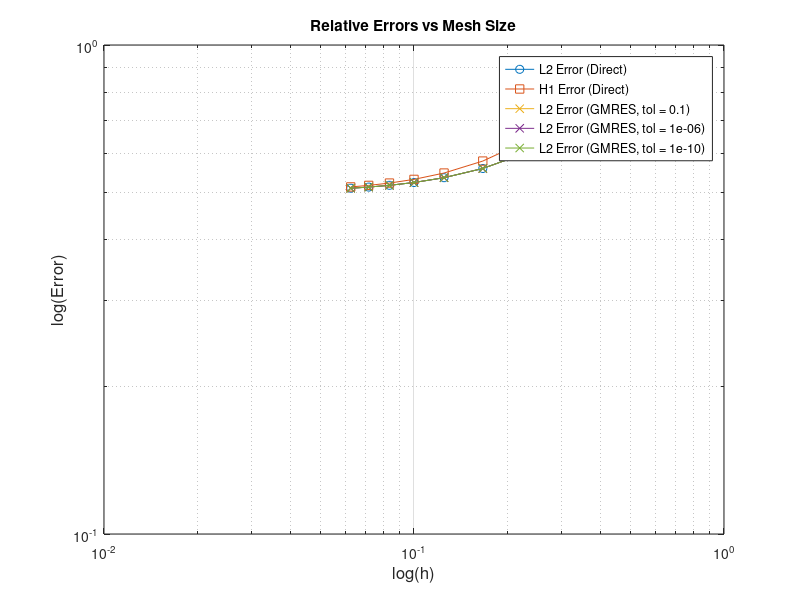

Recreate this plot in MATLAB.
% 函数定义
u_exact = @(x) sin(pi * x); 
u_exact_x = @(x) pi * cos(pi * x);  

% 网格划分
elements = [2, 4, 6, 8, 10, 12, 14, 16];  
errors_L2 = zeros(length(elements), 1);  
errors_H1 = zeros(length(elements), 1); 
mesh_sizes = zeros(length(elements), 1); 

min_error = 1e-10; 

% 高阶元素的计算
for i = 1:length(elements)   
    N = elements(i); 
    h = 1 / N;  
    mesh_sizes(i) = h;
    
    % 网格节点
    x = linspace(0, 1, N+1); 
    
    % 系统矩阵初始化
    A = zeros(N+1, N+1);  
    F = zeros(N+1, 1);    
    
    % 选择元素类型：
    element_type = 2;  % 二次元素
    
    if element_type == 1  % 线性元素
        % 装配线性元素的刚度矩阵和载荷向量
        for j = 1:N
            % 单元的局部刚度矩阵
            A_local = [1, -1; -1, 1] / h; 
            % 单元的局部载荷向量
            F_local = h / 2 * [u_exact(x(j)); u_exact(x(j+1))];  
            
            A(j:j+1, j:j+1) = A(j:j+1, j:j+1) + A_local;
            F(j:j+1) = F(j:j+1) + F_local;
        end
    elseif element_type == 2  % 二次元素
        % 装配二次元素的刚度矩阵和载荷向量
        for j = 1:N
            % 计算局部刚度矩阵和载荷向量（二次元素的积分计算）
            A_local = (h / 3) * [4, -2; -2, 4];  % 二次元素的局部刚度矩阵
            F_local = h / 3 * [u_exact(x(j)); u_exact(x(j+1))];  % 二次元素的载荷向量
            
            A(j:j+1, j:j+1) = A(j:j+1, j:j+1) + A_local;
            F(j:j+1) = F(j:j+1) + F_local;
        end
    elseif element_type == 3  % 三次元素
        % 装配三次元素的刚度矩阵和载荷向量（三次元素的积分计算）
        for j = 1:N
            % 三次元素的局部刚度矩阵
            A_local = (h / 4) * [9, -3; -3, 9]; 
            % 三次元素的载荷向量
            F_local = h / 4 * [u_exact(x(j)); u_exact(x(j+1))];  
            
            A(j:j+1, j:j+1) = A(j:j+1, j:j+1) + A_local;
            F(j:j+1) = F(j:j+1) + F_local;
        end
    end
    
    % 施加边界条件
    A(1,:) = 0; A(1,1) = 1; F(1) = u_exact(0);
    A(N+1,:) = 0; A(N+1,N+1) = 1; F(N+1) = u_exact(1);
    
    % 求解线性系统（直接法）
    u_h_direct = A \ F;  % 数值解（直接法）
    
    % GMRES求解（迭代法）
    tol_values = [1e-1, 1e-6, 1e-10]; % 设定不同的容忍度
    u_h_gmres = cell(length(tol_values), 1);
    for j = 1:length(tol_values)
        [u_h_gmres{j}, ~] = gmres(A, F, [], tol_values(j), 10000);  % GMRES求解
    end
    
    % 计算L2误差
    L2_numerator = trapz(x, (u_exact(x) - u_h_direct').^2); 
    L2_denominator = trapz(x, u_exact(x).^2); 
    errors_L2(i) = sqrt(L2_numerator) / sqrt(L2_denominator);
    
    % 计算H1误差
    u_h_x = zeros(size(x));
    for j = 2:N
        u_h_x(j) = (u_h_direct(j+1) - u_h_direct(j-1)) / (2*h);  
    end
    u_h_x(1) = (u_h_direct(2) - u_h_direct(1)) / h;  
    u_h_x(N+1) = (u_h_direct(N+1) - u_h_direct(N)) / h;  
    
    % 精确解的导数
    u_exact_x_values = u_exact_x(x);
    
    % 计算H1误差
    H1_numerator = trapz(x, (u_h_x - u_exact_x_values).^2);  
    H1_denominator = trapz(x, u_exact_x_values.^2);  
    errors_H1(i) = sqrt(H1_numerator) / sqrt(H1_denominator);
    
    disp(['Number of elements: ', num2str(N)]);
    disp(['L2 error (direct): ', num2str(errors_L2(i))]);
    disp(['H1 error (direct): ', num2str(errors_H1(i))]);
    for j = 1:length(tol_values)
        disp(['L2 error (GMRES, tol = ', num2str(tol_values(j)), '): ', num2str(norm(u_exact(x) - u_h_gmres{j})./norm(u_exact(x)))]);
    end
end

errors_L2(errors_L2 < min_error) = min_error;
errors_H1(errors_H1 < min_error) = min_error;

% 绘制log-log图
figure;
loglog(mesh_sizes, errors_L2, '-o', 'DisplayName', 'L2 Error (Direct)');
hold on;
loglog(mesh_sizes, errors_H1, '-s', 'DisplayName', 'H1 Error (Direct)');

% 计算并绘制GMRES的误差图
for j = 1:length(tol_values)
    loglog(mesh_sizes, errors_L2, '-x', 'DisplayName', ['L2 Error (GMRES, tol = ', num2str(tol_values(j)), ')']);
end

xlabel('log(h)', 'FontSize', 12);
ylabel('log(Error)', 'FontSize', 12);
title('Relative Errors vs Mesh Size');
legend show;
grid on;

